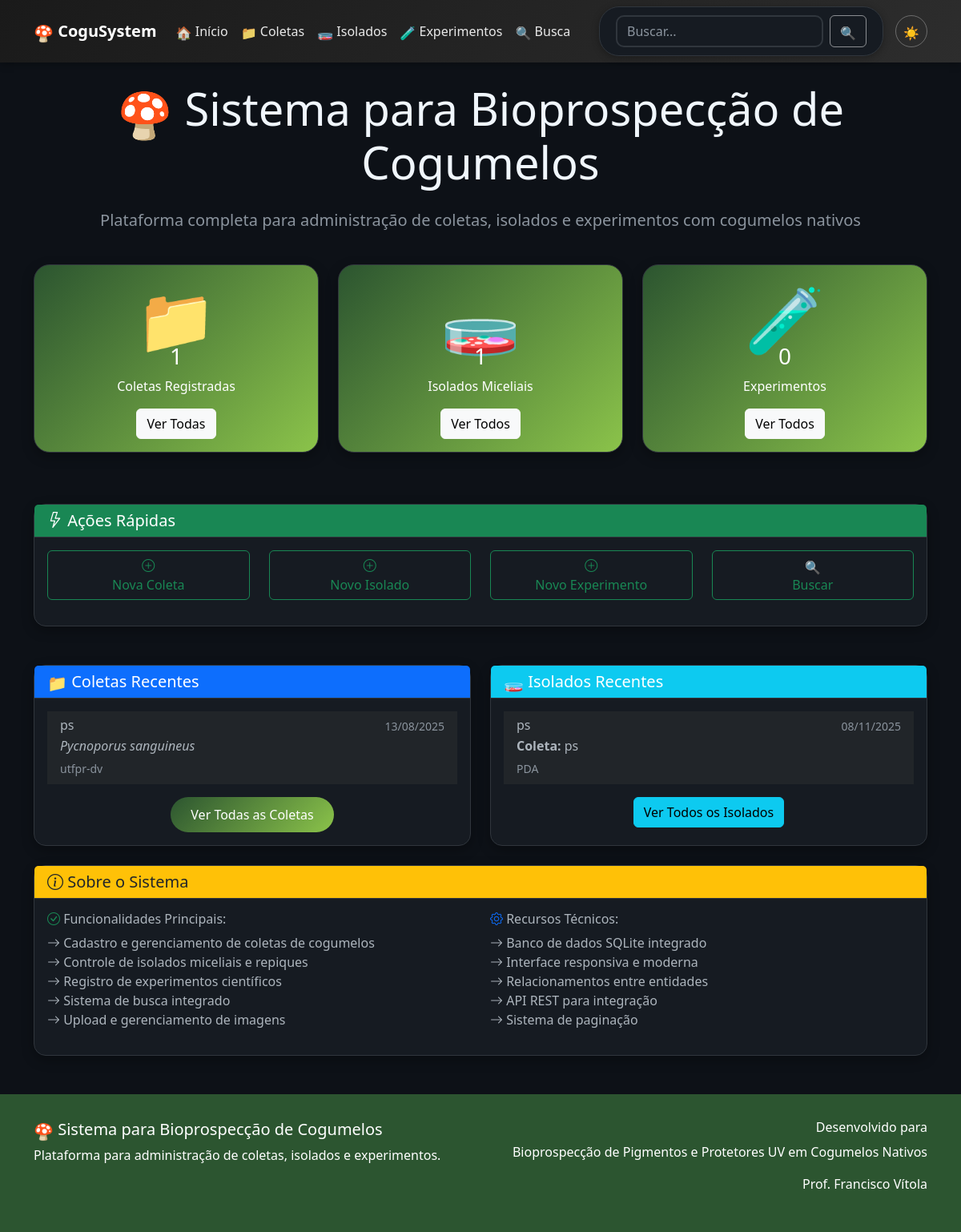
Before: / with the older database file.
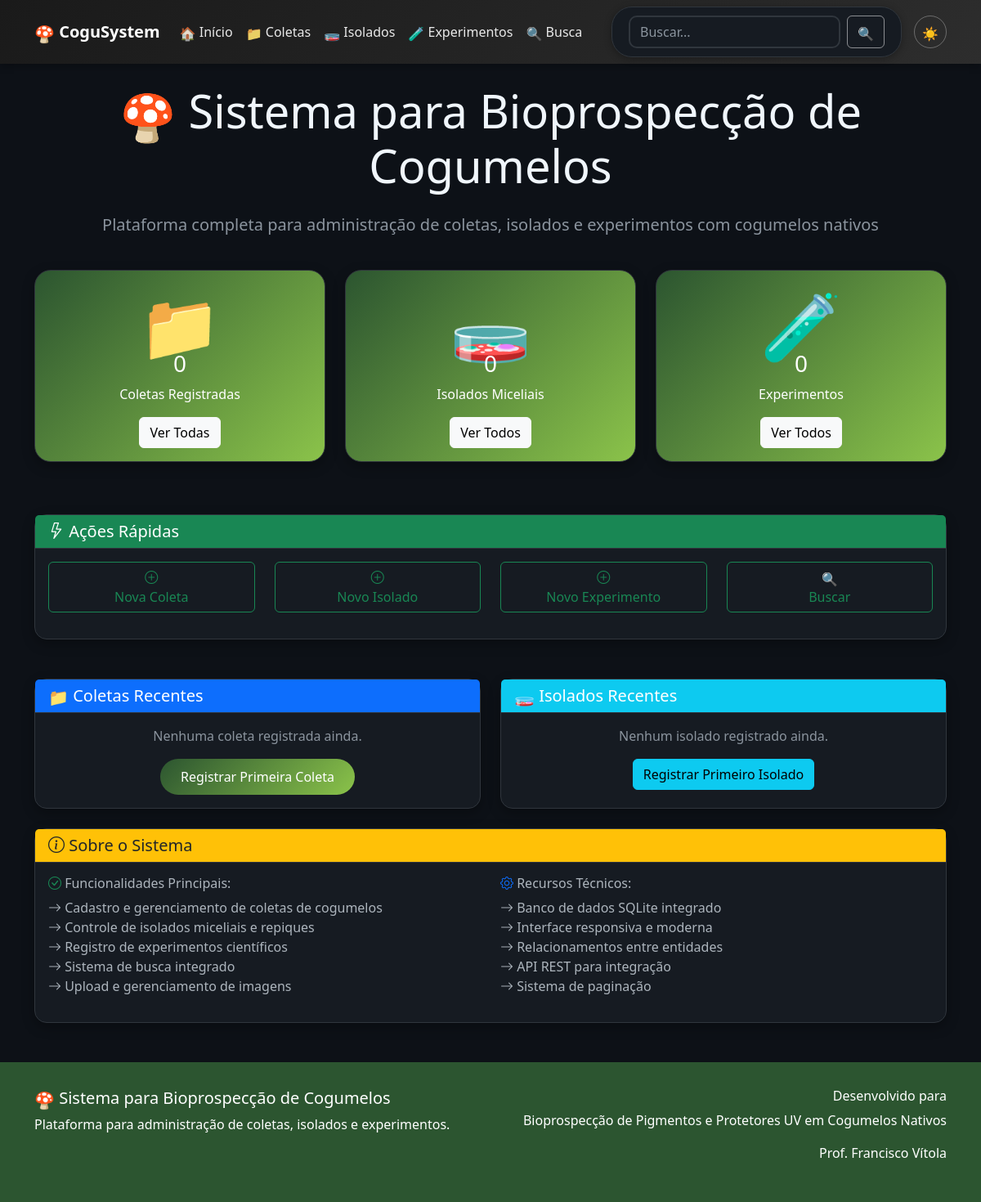
After: the same page with the newer database file.
### app.py (models this page shows)
class Coleta(db.Model):
    id = db.Column(db.Integer, primary_key=True)
    codigo = db.Column(db.String(50), unique=True, nullable=False)
    nome_cientifico = db.Column(db.String(200))
    nome_popular = db.Column(db.String(200))
    data_coleta = db.Column(db.Date, nullable=False)
    local_coleta = db.Column(db.String(500))
    coordenadas = db.Column(db.String(100))
    substrato = db.Column(db.String(200))
    coletor = db.Column(db.String(200))
    observacoes = db.Column(db.Text)
    data_cadastro = db.Column(db.DateTime, default=datetime.utcnow)
    isolados = db.relationship('Isolado', backref='coleta', lazy=True, cascade='all, delete-orphan')
    experimentos = db.relationship('Experimento', backref='coleta', lazy=True, cascade='all, delete-orphan')
    imagens = db.relationship('ImagemColeta', back_populates='coleta', lazy=True, cascade='all, delete-orphan')

class Isolado(db.Model):
    id = db.Column(db.Integer, primary_key=True)
    codigo = db.Column(db.String(50), unique=True, nullable=False)
    coleta_id = db.Column(db.Integer, db.ForeignKey('coleta.id'), nullable=True)
    origem_tipo = db.Column(db.String(20), nullable=False, default='coleta')
    origem_instituicao = db.Column(db.String(255))
    especie_nome_cientifico = db.Column(db.String(200))
    data_isolamento = db.Column(db.Date, nullable=False)
    meio_cultura = db.Column(db.String(100))
    temperatura_incubacao = db.Column(db.Float)
    observacoes = db.Column(db.Text)
    data_cadastro = db.Column(db.DateTime, default=datetime.utcnow)
    repiques = db.relationship('Repique', backref='isolado', lazy=True, cascade='all, delete-orphan')
    experimentos = db.relationship('Experimento', backref='isolado', lazy=True, cascade='all, delete-orphan')
    imagens = db.relationship('ImagemIsolado', back_populates='isolado', lazy=True, cascade='all, delete-orphan')

### app.py (the view)
@app.route('/')
def index():
    total_coletas = Coleta.query.count()
    total_isolados = Isolado.query.count()
    total_experimentos = Experimento.query.count()
    coletas_recentes = Coleta.query.order_by(Coleta.data_cadastro.desc()).limit(5).all()
    isolados_recentes = Isolado.query.order_by(Isolado.data_cadastro.desc()).limit(5).all()
    return render_template('index.html',
                         total_coletas=total_coletas,
                         total_isolados=total_isolados,
                         total_experimentos=total_experimentos,
                         coletas_recentes=coletas_recentes,
                         isolados_recentes=isolados_recentes)

### templates/index.html (shortened to what the changed rows need)
{% extends "base.html" %}
{% block content %}
<div class="row mb-4">
    <div class="col-12">
        <h1 class="display-4 text-center mb-4">
            <i class="bi bi-mushroom text-success"></i>
            Sistema para Bioprospecção de Cogumelos
        </h1>
    </div>
</div>
<div class="row mb-5">
    <div class="col-md-4 mb-3">
        <div class="card stats-card text-center h-100">
            <div class="card-body">
                <i class="bi bi-collection display-1"></i>
                <h3 class="card-title">{{ total_coletas }}</h3>
                <p class="card-text">Coletas Registradas</p>
                <a href="{{ url_for('coletas') }}" class="btn btn-light">Ver Todas</a>
            </div>
        </div>
    </div>
    <div class="col-md-4 mb-3">
        <div class="card stats-card text-center h-100">
            <div class="card-body">
                <i class="bi bi-petri-dish display-1"></i>
                <h3 class="card-title">{{ total_isolados }}</h3>
                <p class="card-text">Isolados Miceliais</p>
                <a href="{{ url_for('isolados') }}" class="btn btn-light">Ver Todos</a>
            </div>
        </div>
    </div>
</div>
<div class="row mb-4">
    <div class="col-md-6">
        <div class="card h-100">
            <div class="card-body">
                {% if coletas_recentes %}
                    <div class="list-group list-group-flush">
                        {% for coleta in coletas_recentes %}
                        <a href="{{ url_for('coleta_detalhe', id=coleta.id) }}" class="list-group-item list-group-item-action">
                            <div class="d-flex w-100 justify-content-between">
                                <h6 class="mb-1">{{ coleta.codigo }}</h6>
                                <small class="text-muted">{{ coleta.data_coleta.strftime('%d/%m/%Y') }}</small>
                            </div>
                            <p class="mb-1">
                                {% if coleta.nome_cientifico %}
                                    <em>{{ coleta.nome_cientifico }}</em>
                                {% else %}
                                    <span class="text-muted">Nome científico não informado</span>
                                {% endif %}
                            </p>
                            <small class="text-muted">{{ coleta.local_coleta }}</small>
                        </a>
                        {% endfor %}
                    </div>
                    <div class="text-center mt-3">
                        <a href="{{ url_for('coletas') }}" class="btn btn-primary">Ver Todas as Coletas</a>
                    </div>
                {% else %}
                    <p class="text-muted text-center">Nenhuma coleta registrada ainda.</p>
                    <div class="text-center">
                        <a href="{{ url_for('nova_coleta') }}" class="btn btn-primary">Registrar Primeira Coleta</a>
                    </div>
                {% endif %}
            </div>
        </div>
    </div>
    <div class="col-md-6">
        <div class="card h-100">
            <div class="card-body">
                {% if isolados_recentes %}
                    <div class="list-group list-group-flush">
                        {% for isolado in isolados_recentes %}
                        <a href="{{ url_for('isolado_detalhe', id=isolado.id) }}" class="list-group-item list-group-item-action">
                            <div class="d-flex w-100 justify-content-between">
                                <h6 class="mb-1">{{ isolado.codigo }}</h6>
                                <small class="text-muted">{{ isolado.data_isolamento.strftime('%d/%m/%Y') }}</small>
                            </div>
                            <p class="mb-1">
                                <strong>Coleta:</strong> {{ isolado.coleta.codigo if isolado.coleta else 'N/A' }}
                            </p>
                            <small class="text-muted">{{ isolado.meio_cultura }}</small>
                        </a>
                        {% endfor %}
                    </div>
                    <div class="text-center mt-3">
                        <a href="{{ url_for('isolados') }}" class="btn btn-info">Ver Todos os Isolados</a>
                    </div>
                {% else %}
                    <p class="text-muted text-center">Nenhum isolado registrado ainda.</p>
                    <div class="text-center">
                        <a href="{{ url_for('novo_isolado') }}" class="btn btn-info">Registrar Primeiro Isolado</a>
                    </div>
                {% endif %}
            </div>
        </div>
    </div>
</div>
{% endblock %}

Changed rows visible on the page:
removed Coleta: codigo "ps", data_coleta "13/08/2025", nome_cientifico "Pycnoporus sanguineus", local_coleta "utfpr-dv"
removed Isolado: codigo "ps", data_isolamento "08/11/2025", coleta "ps", meio_cultura "PDA"
Other visible differences:
{{ total_coletas }}: "1" → "0"
{{ total_isolados }}: "1" → "0"
text no longer shown: "Ver Todas as Coletas Ver Todos os Isolados"
text now shown: "Nenhuma coleta registrada ainda. Registrar Primeira Coleta Nenhum isolado registrado ainda. Registrar Primeiro Isolado"
